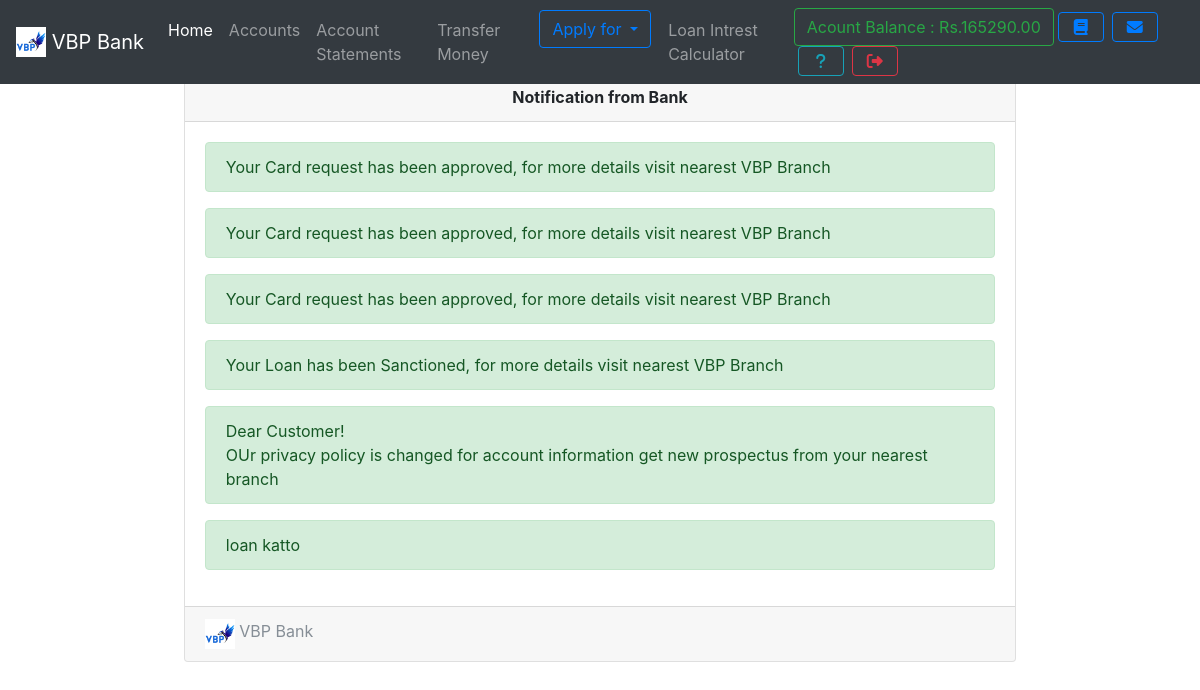
Screenshot of /notice.php (signed in) with the database file from the repository.
### tables this page shows
CREATE TABLE `useraccounts` (
  `id` int(11) NOT NULL,
  `email` text NOT NULL,
  `password` text NOT NULL,
  `name` varchar(111) NOT NULL,
  `dob` date DEFAULT NULL,
  `accountNo` varchar(111) NOT NULL,
  `accountType` varchar(111) NOT NULL,
  `branch` int(11) NOT NULL,
  `balance` varchar(111) NOT NULL,
  `aadhar` varchar(111) NOT NULL,
  `number` bigint(20) NOT NULL,
  `address` varchar(111) NOT NULL,
  `source` varchar(111) NOT NULL,
  `loan` varchar(111) DEFAULT NULL,
  `loantype` varchar(50) DEFAULT NULL,
  `card` varchar(111) DEFAULT NULL,
  `date` timestamp NOT NULL DEFAULT current_timestamp()
);

CREATE TABLE `notice` (
  `id` int(11) NOT NULL,
  `userId` int(11) NOT NULL,
  `notice` text NOT NULL,
  `date` timestamp NOT NULL DEFAULT current_timestamp()
);

### assets/fetch_userdata.php (called while the page is built, shortened)
<?php
require 'assets/autoloader.php';
require 'assets/function.php';
$userId = $_SESSION['userId'];
$stmt = $con->prepare("SELECT * FROM useraccounts WHERE id = ?");
$stmt->bind_param("s", $userId);
$stmt->execute();
$result = $stmt->get_result();
if ($result->num_rows === 1) {
    $userData = $result->fetch_assoc();
} else {
    echo "Error: User data not found.";
    exit;
}
?>

### notice.php (the view)
<?php
include 'assets/fetch_userdata.php';
?>
<!DOCTYPE html>
<html>
<head> </head>
<body style="background: url(images/bg.png); background-size: 100%">
<?php include 'tabbar.php'; ?>
<div class="container">
  <div class="card  w-75 mx-auto">
  <div class="card-header text-center">
    <b> Notification from Bank </b>
  </div>
  <div class="card-body">
    <?php
      $array = $con->query("select * from notice where userId = '$_SESSION[userId]' order by date desc");
      if ($array->num_rows > 0)
      {
        while ($row = $array->fetch_assoc())
        {
          echo "<div class='alert alert-success'>$row[notice]</div>";
        }
      }
      else
        echo "<div class='alert alert-info'>Notice box empty</div>";
     ?>
  </div>
  <div class="card-footer text-muted">
  <img src="images/VBP.png" width="30" height="30" class="d-inline-block align-top" alt="">
   <?php echo bankName ?>
  </div>
</div>
</div>
</body>
</html>

### tabbar.php (shortened to what this page needs)
<nav class="navbar navbar-expand-lg navbar-dark bg-dark fixed-top">
 <a class="navbar-brand" href="#">
 <?php include 'logo_with_name.php'; ?>
  </a>
  <div class="collapse navbar-collapse" id="navbarSupportedContent">
    <ul class="navbar-nav mr-auto">
      <li class="nav-item ">
        <a class="nav-link active" href="index.php">Home <span class="sr-only">(current)</span></a>
      </li>
      <li class="nav-item ">  <a class="nav-link" href="accounts.php">Accounts</a></li>
      <li class="nav-item ">  <a class="nav-link" href="statements.php">Account Statements</a></li>
      <li class="nav-item ">  <a class="nav-link" href="transfer.php">Transfer Money</a></li>
      <li class="nav-item ">
        <div class="dropdown">
          <button type="button" class="btn btn-outline-primary dropdown-toggle" data-toggle="dropdown">
          Apply for
          </button>
        </div>
       </li>&nbsp;&nbsp;
        <li class="nav-item ">  <a class="nav-link" href="intrest_cal.php">Loan Intrest Calculator</a></li>
    </ul>
    <form class="form-inline my-2 my-lg-0">
        <a href="accounts.php" class="btn btn-outline-success" data-toggle="tooltip" title="Your current Account Balance">Acount Balance : Rs.<?php echo $userData['balance']; ?></a>
        <a href="statements.php" data-toggle="tooltip" title="Account Summary" class="btn btn-outline-primary mx-1" ><i class="fa fa-book fa-fw"></i></a>
        <a href="notice.php" data-toggle="tooltip" title="View Notice" class="btn btn-outline-primary mx-1" ><i class="fa fa-envelope fa-fw"></i></a>
        <a href="feedback.php" data-toggle="tooltip" title="Help?" class="btn btn-outline-info mx-1" ><i class="fa fa-question fa-fw"></i></a>
        <a href="logout.php" data-toggle="tooltip" title="Logout" class="btn btn-outline-danger mx-1" ><i class="fa fa-sign-out fa-fw"></i></a>
</form>
  </div>
</nav><br><br><br>

### rows the page displays
useraccounts: balance "165290.00"
notice: notice "Your Card request has been approved, for more details visit nearest VBP Branch"
notice: notice "Your Card request has been approved, for more details visit nearest VBP Branch"
notice: notice "Your Card request has been approved, for more details visit nearest VBP Branch"
notice: notice "Your Loan has been Sanctioned, for more details visit nearest VBP Branch"
notice: notice "Dear Customer! OUr privacy policy is changed for account information get new prospectus from your nearest branch"
notice: notice "loan katto"

### other values shown
bankName "VBP Bank"
